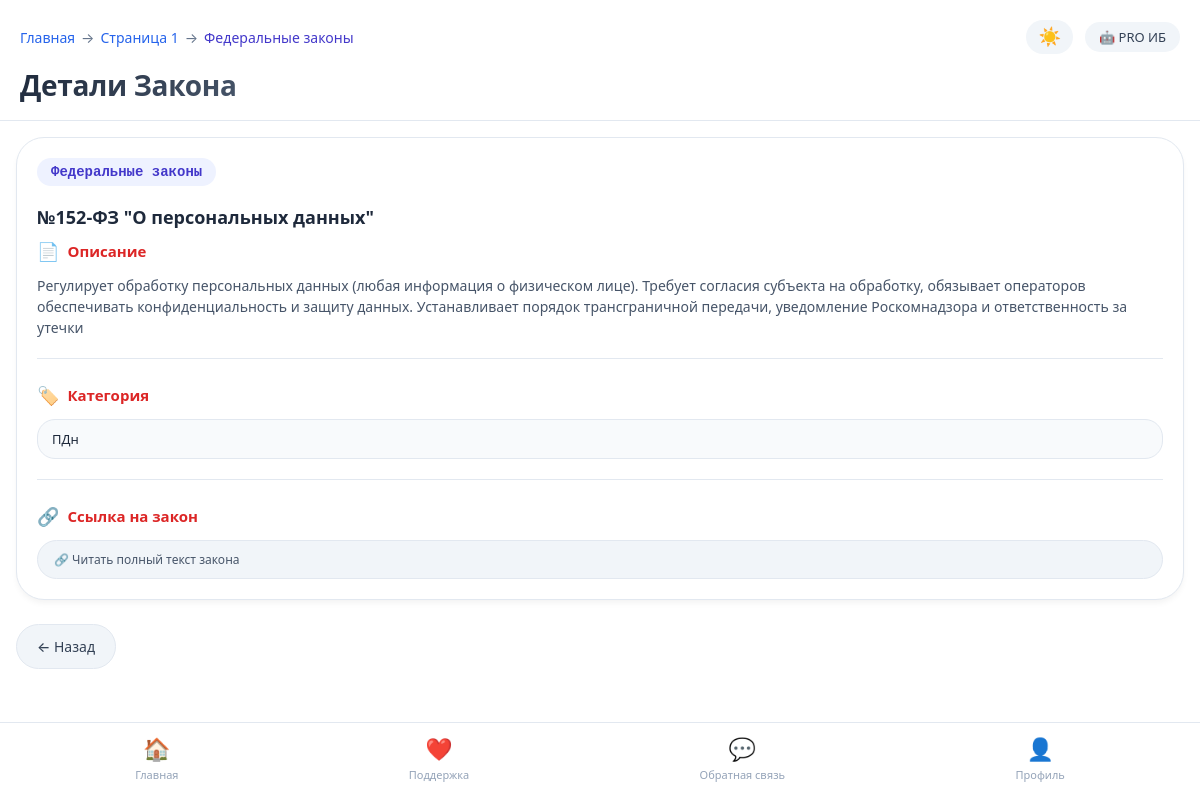
The page /law/1?page=1&limit=20 on the database its author committed.
### tables this page shows
CREATE TABLE "norm" (
"groups" TEXT,
  "laws" TEXT,
  "title" TEXT,
  "description" TEXT,
  "link" TEXT
, search_text TEXT);

### wsgi.py (the view)
@app.route('/law/<int:law_id>')
def law_detail(law_id):
    page = request.args.get('page', 1, type=int)
    limit = request.args.get('limit', 20, type=int)
    query = request.args.get('q', '')
    law = config.get_law_by_id(law_id)
    if law is None:
        return "Закон не найден", 404
    back_url = f"/laws?page={page}&limit={limit}"
    if query:
        back_url = f"/search_laws?q={query}&page={page}&limit={limit}"
    return render_template(
        'law_detail.html',
        law=law,
        back_url=back_url,
        back_page=page,
        back_limit=limit,
        back_query=query
    )

### config.py (called while the page is built)
def get_norm_db():
    con = sqlite3.connect("site.db")
    con.row_factory = sqlite3.Row  # для удобного доступа по именам колонок
    return con

def get_law_by_id(law_id):
    con = get_norm_db()
    cursor = con.cursor()
    cursor.execute("SELECT rowid, groups, laws, title, description, link FROM norm WHERE rowid = ?", (law_id,))
    law = cursor.fetchone()
    con.close()
    return law

### templates/law_detail.html (shortened to what this page needs)
<!DOCTYPE html>
<html lang="ru">
<head>
    <link rel="stylesheet" href="/static/style.css">
</head>
<body>
<div class="app-container">
    <div class="nav-header">
        <div class="header-row">
            <div class="breadcrumb">
                <a href="/">Главная</a>
                <span>→</span>
                {% if back_query %}
                    <a href="/search?q={{ back_query }}">Поиск: {{ back_query[:20] }}</a>
                    <span>→</span>
                    <a href="/search?q={{ back_query }}&page={{ back_page }}&limit={{ back_limit }}">Стр. {{ back_page }}</a>
                {% else %}
                    <a href="/laws?page={{ back_page }}&limit={{ back_limit }}">Страница {{ back_page }}</a>
                {% endif %}
                <span>→</span>
                <span style="color: var(--identifier-text);">{{ law['laws'] }}</span>
            </div>
            <div class="header-right">
                <button class="theme-toggle" id="themeToggle" aria-label="Переключить тему">
                    <span id="themeIcon">☀️</span>
                </button>
                <a href="https://t.me/pdn_dtg_bot" target="_blank" class="bot-badge">
                    🤖 PRO ИБ
                </a>
            </div>
        </div>
        <div class="title-section">
            <h1>Детали Закона</h1>
        </div>
    </div>
    <div class="main-content">
    <div class="vuln-detail-card">
        <div class="identifier-badge">{{ law['laws'] }}</div>
        <div class="vuln-name">{{ law['title'] }}</div>
        <div class="info-section">
            <div class="section-title"><span>📄</span> Описание</div>
            <div class="description-text">{{ law['description'] }}</div>
        </div>
        <div class="info-section">
            <div class="section-title"><span>🏷️</span> Категория</div>
            <div class="meta-value" style="background:var(--bg-meta); padding:10px 14px; border-radius:18px; border:0.5px solid var(--border-light);">
                {{ law['groups'] }}
            </div>
        </div>
        <div class="info-section">
            <div class="section-title"><span>🔗</span> Ссылка на закон</div>
            <div class="links-list">
                <a href="{{ law['link'] }}" class="link-item" target="_blank" rel="noopener noreferrer">
                    🔗 Читать полный текст закона
                </a>
            </div>
        </div>
    </div>
    <a href="{{ back_url }}" class="back-button">← Назад</a>
</div>
    <div class="bottom-tab-bar">
        <a href="/" class="tab-item">
            <div class="tab-icon">🏠</div>
            <span>Главная</span>
        </a>
        <a href="/donate" class="tab-item">
            <div class="tab-icon">❤️</div>
            <span>Поддержка</span>
        </a>
        <a href="/feedback" class="tab-item">
            <div class="tab-icon">💬</div>
            <span>Обратная связь</span>
        </a>
        <a href="/profile" class="tab-item">
            <div class="tab-icon">👤</div>
            <span>Профиль</span>
        </a>
    </div>
</div>
</body>
</html>

### rows shown on the page
norm: laws "Федеральные законы", title "№152-ФЗ \"О персональных данных\"", description "Регулирует обработку персональных данных (любая информация о физическом лице). Требует согласия субъекта на обработку, обязывает операторов обеспечивать конфиденциальность и защиту данных. Устанавливает порядок трансграничной передачи, уведомление Роскомнадзора и ответственность за утечки", groups "ПДн"

### other values the page prints
{{ back_page }} "1"
